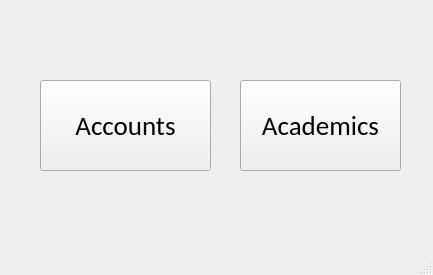
<?xml version="1.0" encoding="UTF-8"?>
<ui version="4.0">
 <class>OptionWindow</class>
 <widget class="QMainWindow" name="OptionWindow">
  <property name="geometry">
   <rect>
    <x>0</x>
    <y>0</y>
    <width>433</width>
    <height>275</height>
   </rect>
  </property>
  <property name="windowTitle">
   <string>Option Window</string>
  </property>
  <widget class="QWidget" name="centralwidget">
   <widget class="QPushButton" name="pushButton">
    <property name="geometry">
     <rect>
      <x>40</x>
      <y>80</y>
      <width>171</width>
      <height>91</height>
     </rect>
    </property>
    <property name="font">
     <font>
      <family>Calibri</family>
      <pointsize>20</pointsize>
     </font>
    </property>
    <property name="text">
     <string>Accounts</string>
    </property>
   </widget>
   <widget class="QPushButton" name="pushButton_2">
    <property name="geometry">
     <rect>
      <x>240</x>
      <y>80</y>
      <width>161</width>
      <height>91</height>
     </rect>
    </property>
    <property name="font">
     <font>
      <family>Calibri</family>
      <pointsize>20</pointsize>
     </font>
    </property>
    <property name="text">
     <string>Academics</string>
    </property>
   </widget>
  </widget>
  <widget class="QStatusBar" name="statusbar"/>
 </widget>
 <resources/>
 <connections/>
</ui>
